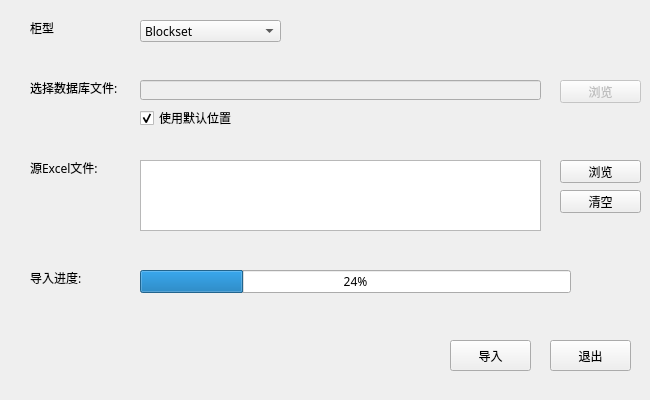
<?xml version="1.0" encoding="UTF-8"?>
<ui version="4.0">
 <class>mainWin</class>
 <widget class="QMainWindow" name="mainWin">
  <property name="geometry">
   <rect>
    <x>0</x>
    <y>0</y>
    <width>650</width>
    <height>400</height>
   </rect>
  </property>
  <property name="minimumSize">
   <size>
    <width>650</width>
    <height>400</height>
   </size>
  </property>
  <property name="maximumSize">
   <size>
    <width>650</width>
    <height>400</height>
   </size>
  </property>
  <property name="font">
   <font>
    <family>黑体</family>
   </font>
  </property>
  <property name="windowTitle">
   <string>DI数据库转换程序</string>
  </property>
  <property name="autoFillBackground">
   <bool>true</bool>
  </property>
  <widget class="QWidget" name="centralwidget">
   <widget class="QProgressBar" name="progressBar">
    <property name="geometry">
     <rect>
      <x>140</x>
      <y>270</y>
      <width>431</width>
      <height>23</height>
     </rect>
    </property>
    <property name="value">
     <number>24</number>
    </property>
   </widget>
   <widget class="QLineEdit" name="tDbEdit">
    <property name="enabled">
     <bool>false</bool>
    </property>
    <property name="geometry">
     <rect>
      <x>140</x>
      <y>80</y>
      <width>401</width>
      <height>20</height>
     </rect>
    </property>
   </widget>
   <widget class="QPushButton" name="btnChoseExcelFile">
    <property name="geometry">
     <rect>
      <x>560</x>
      <y>160</y>
      <width>81</width>
      <height>23</height>
     </rect>
    </property>
    <property name="text">
     <string>浏览</string>
    </property>
   </widget>
   <widget class="QLabel" name="labEncPlat">
    <property name="geometry">
     <rect>
      <x>30</x>
      <y>20</y>
      <width>101</width>
      <height>16</height>
     </rect>
    </property>
    <property name="text">
     <string>柜型</string>
    </property>
   </widget>
   <widget class="QComboBox" name="platChose">
    <property name="geometry">
     <rect>
      <x>140</x>
      <y>20</y>
      <width>141</width>
      <height>22</height>
     </rect>
    </property>
    <item>
     <property name="text">
      <string>Blockset</string>
     </property>
    </item>
   </widget>
   <widget class="QPushButton" name="btnExit">
    <property name="geometry">
     <rect>
      <x>550</x>
      <y>340</y>
      <width>81</width>
      <height>31</height>
     </rect>
    </property>
    <property name="text">
     <string>退出</string>
    </property>
   </widget>
   <widget class="QLabel" name="labDbFile">
    <property name="geometry">
     <rect>
      <x>30</x>
      <y>80</y>
      <width>101</width>
      <height>16</height>
     </rect>
    </property>
    <property name="text">
     <string>选择数据库文件:</string>
    </property>
   </widget>
   <widget class="QCheckBox" name="defaultLocation">
    <property name="geometry">
     <rect>
      <x>140</x>
      <y>110</y>
      <width>401</width>
      <height>16</height>
     </rect>
    </property>
    <property name="acceptDrops">
     <bool>false</bool>
    </property>
    <property name="text">
     <string>使用默认位置</string>
    </property>
    <property name="checked">
     <bool>true</bool>
    </property>
   </widget>
   <widget class="QLabel" name="labExcelFile">
    <property name="geometry">
     <rect>
      <x>30</x>
      <y>160</y>
      <width>101</width>
      <height>16</height>
     </rect>
    </property>
    <property name="text">
     <string>源Excel文件:</string>
    </property>
   </widget>
   <widget class="QTextEdit" name="tExcelEdit">
    <property name="geometry">
     <rect>
      <x>140</x>
      <y>160</y>
      <width>401</width>
      <height>71</height>
     </rect>
    </property>
   </widget>
   <widget class="QPushButton" name="btnClearFile">
    <property name="geometry">
     <rect>
      <x>560</x>
      <y>190</y>
      <width>81</width>
      <height>23</height>
     </rect>
    </property>
    <property name="text">
     <string>清空</string>
    </property>
   </widget>
   <widget class="QPushButton" name="btnChoseDbFile">
    <property name="enabled">
     <bool>false</bool>
    </property>
    <property name="geometry">
     <rect>
      <x>560</x>
      <y>80</y>
      <width>81</width>
      <height>23</height>
     </rect>
    </property>
    <property name="text">
     <string>浏览</string>
    </property>
   </widget>
   <widget class="QPushButton" name="btnExportDb">
    <property name="geometry">
     <rect>
      <x>450</x>
      <y>340</y>
      <width>81</width>
      <height>31</height>
     </rect>
    </property>
    <property name="text">
     <string>导入</string>
    </property>
   </widget>
   <widget class="QLabel" name="labProcess">
    <property name="geometry">
     <rect>
      <x>30</x>
      <y>270</y>
      <width>101</width>
      <height>16</height>
     </rect>
    </property>
    <property name="text">
     <string>导入进度:</string>
    </property>
   </widget>
  </widget>
 </widget>
 <resources/>
 <connections>
  <connection>
   <sender>defaultLocation</sender>
   <signal>toggled(bool)</signal>
   <receiver>tDbEdit</receiver>
   <slot>setDisabled(bool)</slot>
   <hints>
    <hint type="sourcelabel">
     <x>175</x>
     <y>117</y>
    </hint>
    <hint type="destinationlabel">
     <x>184</x>
     <y>90</y>
    </hint>
   </hints>
  </connection>
  <connection>
   <sender>btnExit</sender>
   <signal>clicked()</signal>
   <receiver>mainWin</receiver>
   <slot>close()</slot>
   <hints>
    <hint type="sourcelabel">
     <x>599</x>
     <y>354</y>
    </hint>
    <hint type="destinationlabel">
     <x>630</x>
     <y>317</y>
    </hint>
   </hints>
  </connection>
  <connection>
   <sender>defaultLocation</sender>
   <signal>toggled(bool)</signal>
   <receiver>btnChoseDbFile</receiver>
   <slot>setDisabled(bool)</slot>
   <hints>
    <hint type="sourcelabel">
     <x>204</x>
     <y>119</y>
    </hint>
    <hint type="destinationlabel">
     <x>593</x>
     <y>95</y>
    </hint>
   </hints>
  </connection>
  <connection>
   <sender>btnClearFile</sender>
   <signal>clicked()</signal>
   <receiver>tExcelEdit</receiver>
   <slot>clear()</slot>
   <hints>
    <hint type="sourcelabel">
     <x>574</x>
     <y>196</y>
    </hint>
    <hint type="destinationlabel">
     <x>512</x>
     <y>227</y>
    </hint>
   </hints>
  </connection>
 </connections>
</ui>
